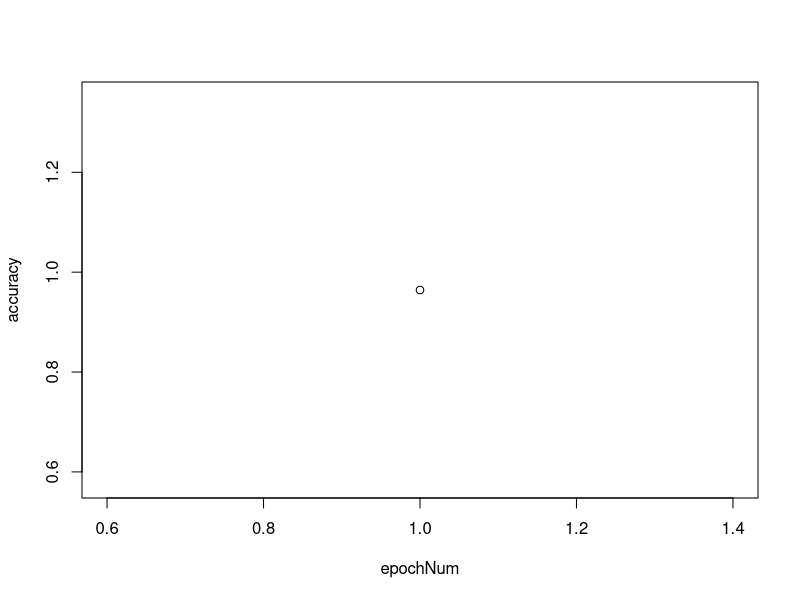
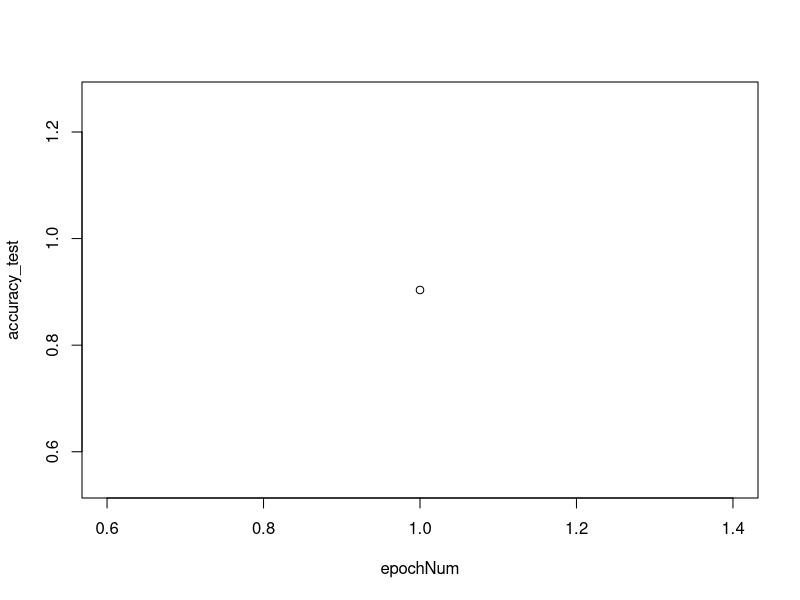
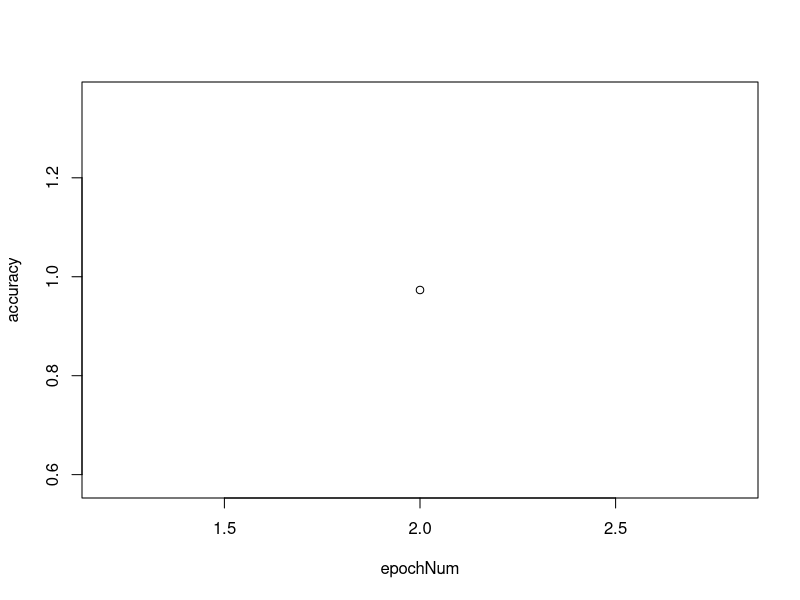
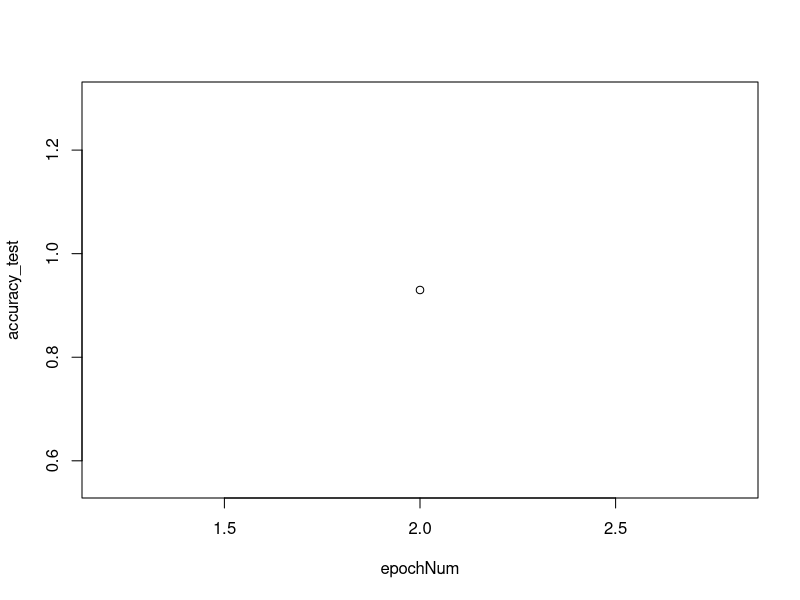
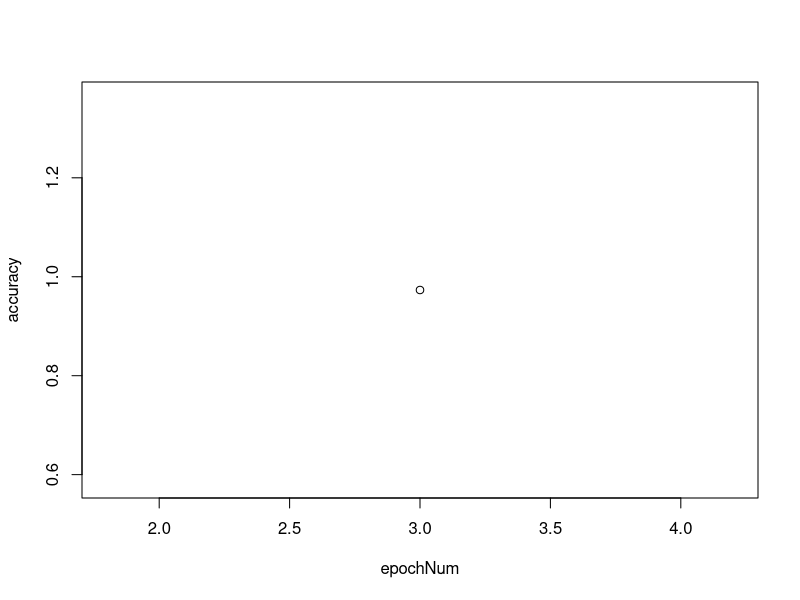
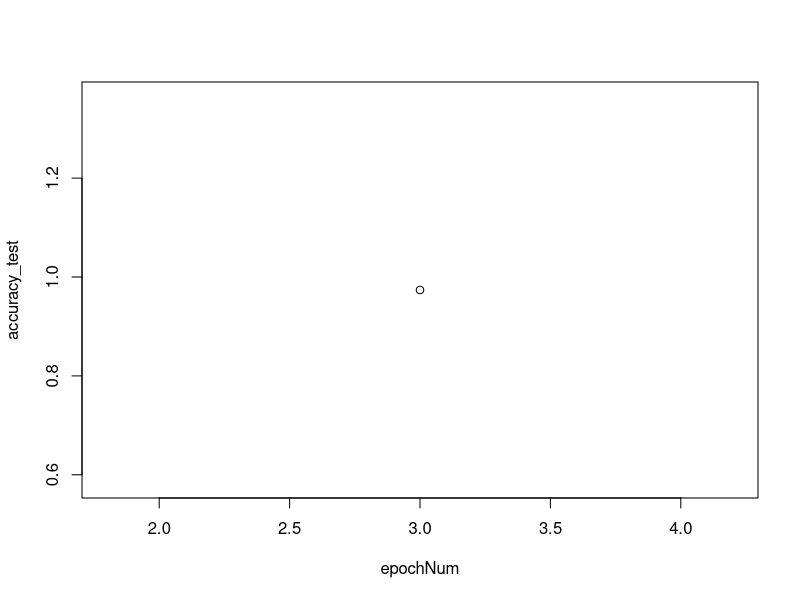

These figures' R source, in order: (Note: a time limit stopped this script after it produced the figures.)
initWeightMats = function(topo) {
  i = 1
  weightMats = list()
  while(i < length(topo)) {
    weightMats[[i]] = matrix(data = rnorm(n=topo[i]*topo[i+1], mean=0, sd=1), nrow=topo[i], ncol=topo[i+1], byrow=T)
    i = i + 1
  }
  return (weightMats)
}

initBiasMats = function(topo, numInputSets) {
  i = 1
  biasMats = list()
  while(i < length(topo)) {
    biasMats[[i]] = matrix(data = rnorm(n=topo[i+1], mean=0, sd=1), nrow=numInputSets, ncol=topo[i+1], byrow=T)
    i = i + 1
  }
  return (biasMats)
}

sigmoid = function(x) {
  1 / (1 + exp(-x))
}

elu = function(x) {
  ifelse(x > 0, x, eluAlpha * (exp(x) - 1))
}
eluDerivative = function(x) {
  ifelse(x > 0, 1, eluAlpha * exp(x) )
}

relu = function(x) {
  ifelse(x > 0, x, 0)
}
reluDerivative = function(x) {
  ifelse(x > 0, 1, 0)
}

tanhDerivative = function(x) {
  return (1 - tanh(x)^2)
}

softmax = function(x) {
  sum = sum(exp(x))
  exp(x)/sum
}

forwardProp = function(inputMat, weightMats, biasMats) {
  numSynapses = length(weightMats)
  
  activatedSums = list()
  
  activatedSums[[1]] = relu((inputMat %*% weightMats[[1]]) + biasMats[[1]])
  
  i = 2
  while(i < numSynapses) {
    activatedSums[[i]] = relu((activatedSums[[i-1]] %*% weightMats[[i]]) + biasMats[[i]])
    i = i + 1
  }
  
  output = (activatedSums[[numSynapses-1]] %*% weightMats[[numSynapses]]) 
                                       + biasMats[[numSynapses]]
  
  unactOutput = output
  
  for(i in 1:nrow(output)) {
    output[i,] = softmax(output[i,])
  }
  
  return (list("activatedSums" = activatedSums, "output" = output, "unact" = unactOutput))
}

MSECost = function(targetOutput, netOutput) {
  error = (1/nrow(targetOutput)) * sum( (1/ncol(targetOutput))*(rowSums((targetOutput - netOutput) ^ 2)) )
  return(error)
}

CrossEntropyCost = function(targetOutput, netOutput) {
  error = (1/nrow(targetOutput)) * sum( rowSums(-targetOutput * log(netOutput)))
  return(error)
}

calcAccuracy = function(output, trainOutput) {
  numCorrect = 0
  for(i in 1:length(output)) {
    if (output[i] == trainOutput[i]) {
      numCorrect = numCorrect + 1
    }
  }
  accuracy = numCorrect / length(trainOutput)
  return (accuracy)
}

SGD = function(inputMat, weightList, biasList, outputList, targetOutput, learningRate, epoch, input_test, output_test) {
  origInput_mat = inputMat
  origOutput_mat = targetOutput
  synapseIndex = length(weightList)
  epochNum = 1
  counter = 0
  prevCost = 0
  currCost = 0

  deltaWeightList = list()
  gradWeightList = list()
  gradBiasList = list() #Gradient is same as delta for bias
  
  for(i in 1:synapseIndex) {
    deltaWeightList[[i]] = matrix(nrow=nrow(weightList[[i]]),
                                             ncol=ncol(weightList[[i]]), byrow = T)
    gradWeightList[[i]] = matrix(nrow=nrow(weightList[[i]]),
                                            ncol=ncol(weightList[[i]]), byrow = T)
    gradBiasList[[i]] = matrix(nrow=nrow(biasList[[i]]), 
                                          ncol=ncol(biasList[[i]]), byrow = T)
  }
  
  while(T) {
    for(trainEx in 1:nrow(targetOutput)) {
      outputList = forwardProp(inputMat, weightList, biasList)
      if(anyNA(outputList$output)) {
        print(outputList$activatedSums)
        print(outputList$unact)
        print(outputList$output)
        print("SGD")
        stop()
      }
     
      delta = outputList$output[trainEx,] - targetOutput[trainEx,]
      
      deltaWeightList[[synapseIndex]] = matrix(delta, 
                                               nrow=nrow(weightList[[synapseIndex]]), 
                                               ncol=ncol(weightList[[synapseIndex]]), byrow = T)
      
      for(i in 1:ncol(outputList$activatedSums[[synapseIndex-1]])) {
        gradWeightList[[synapseIndex]][i,] = deltaWeightList[[synapseIndex]][i, ] * outputList$activatedSums[[synapseIndex-1]][trainEx, i]
      }
    
      gradBiasList[[synapseIndex]] = matrix(delta, 
                                            nrow=nrow(biasList[[synapseIndex]]), 
                                            ncol=ncol(biasList[[synapseIndex]]), byrow = T)
      
      while(synapseIndex > 1) {
        synapseIndex = synapseIndex - 1
       
        for(i in 1:nrow(gradWeightList[[synapseIndex]])) {
          for(j in 1:ncol(gradWeightList[[synapseIndex]])) {
            delta = reluDerivative(outputList$activatedSums[[synapseIndex]][trainEx, j]) * 
              sum(c(weightList[[synapseIndex+1]][j,]) * c(deltaWeightList[[synapseIndex+1]][j,]))
            deltaWeightList[[synapseIndex]][i,j] = delta
            
            if(synapseIndex == 1) {
              gradWeightList[[synapseIndex]][i,j] = delta * inputMat[trainEx,i]
             
            } else {
              gradWeightList[[synapseIndex]][i,j] = delta * outputList$activatedSums[[synapseIndex-1]][trainEx, i]
            }
          }
        }
        
        for(i in 1:nrow(gradBiasList[[synapseIndex]])) {
          for(j in 1:ncol(gradBiasList[[synapseIndex]])) {
            delta = reluDerivative(outputList$activatedSums[[synapseIndex]][trainEx, j]) * 
              sum(c(weightList[[synapseIndex+1]][j,]) * c(deltaWeightList[[synapseIndex+1]][j,]))
            gradBiasList[[synapseIndex]][i, j] = delta
          }
        }
        
      }
      
      synapseIndex = length(weightList)
      
      for(i in 1:synapseIndex) {
        weightList[[i]] = weightList[[i]] - (learningRate * gradWeightList[[i]])
        biasList[[i]] = biasList[[i]] - (learningRate * gradBiasList[[i]])
        #print(biasList[i])
      }
      
    }
    
    print(epochNum)
  
    if(epochNum%%10==0 || T)  {
      newOutput = forwardProp(origInput_mat, weightList, biasList)
      #print(round(newOutput$output))
      newBiasList = list()
      for(i in 1:length(biasList)) {
        newBiasList[[i]] = biasList[[i]][1,]
      }
      accuracy = calcAccuracy (round(newOutput$output), origOutput_mat)
      accuracy_test = test(input_test, output_test, weightList, newBiasList)
      plot(epochNum, accuracy, type="b")
      plot(epochNum, accuracy_test, type="b")
      currCost = CrossEntropyCost(origOutput_mat, newOutput$output)
      cat(epochNum, " ", "train: ", as.numeric(accuracy), ", test:  ", as.numeric(accuracy_test), " ", currCost)
      if(abs(currCost - prevCost) < .0001 && F) {
        break
      } else {
        prevCost = currCost
      }
    }
    
    epochNum = epochNum + 1
    randomSwap = sample(1:nrow(inputMat), nrow(inputMat), replace = F)
    
    inputMat = inputMat[randomSwap,]
    targetOutput = targetOutput[randomSwap,]
  }
  
  print("yes")
  newOutput = forwardProp(origInput_mat, weightList, biasList)
  print(round(newOutput$output), digits = 3)
  
  newBiasList = list()
  for(i in 1:length(biasList)) {
    newBiasList[[i]] = biasList[[i]][1,]
  }
  
  return (list("weights" = weightList, "biases" = newBiasList))
  
}

test = function (input_mat, output_mat, weightList, biasList) {
  for(i in 1:length(biasList)) {
    biasList[[i]] = matrix(rep(biasList[[i]], nrow(input_mat)), ncol = length(biasList[[i]]), byrow = T)
  }
  output = forwardProp(input_mat, weightList, biasList)
  return(calcAccuracy(round(output$output), output_mat))
}


index = sample(1:nrow(iris), round(.75*nrow(iris)))
mean_train = apply(iris[index, 1:4], 2, mean)
sd_train = apply(iris[index, 1:4], 2, sd)

data_train = iris[index,]
input_train = scale(data_train[, 1:4], center = mean_train, scale = sd_train)
output_train = matrix(nrow = nrow(input_train), ncol = 3)

for(i in 1:nrow(data_train)) {
  if(as.numeric(data_train[i,5]) == 1) {
    output_train[i,] = c(1,0,0) 
  } else if (as.numeric(data_train[i,5]) == 2) {
    output_train[i,] = c(0,1,0) 
  } else {
    output_train[i,] = c(0,0,1) 
  }
}

data_test = iris[-index,]
input_test = scale(data_test[, 1:4], center = mean_train, scale = sd_train)
output_test = matrix(nrow = nrow(input_test), ncol = 3)
for(i in 1:nrow(data_test)) {
  if(as.numeric(data_test[i,5]) == 1) {
    output_test[i,] = c(1,0,0) 
  } else if (as.numeric(data_test[i,5]) == 2) {
    output_test[i,] = c(0,1,0) 
  } else {
    output_test[i,] = c(0,0,1) 
  }
}
input_test
output_test
data_test
numTrainingExamples = nrow(input_train)
numLayers = 3
#eluAlpha = .7
learningRate = .01
epoch = 100
topology = c(4,72,3)

weightList = initWeightMats(topology)
biasList = initBiasMats(topology, numTrainingExamples)
outputList = forwardProp(input_train, weightList, biasList)

parameters = SGD(input_train, weightList, biasList, outputList, output_train, learningRate, epoch, input_test, output_test)

test(input_test, output_test, parameters$weights, parameters$biases)
